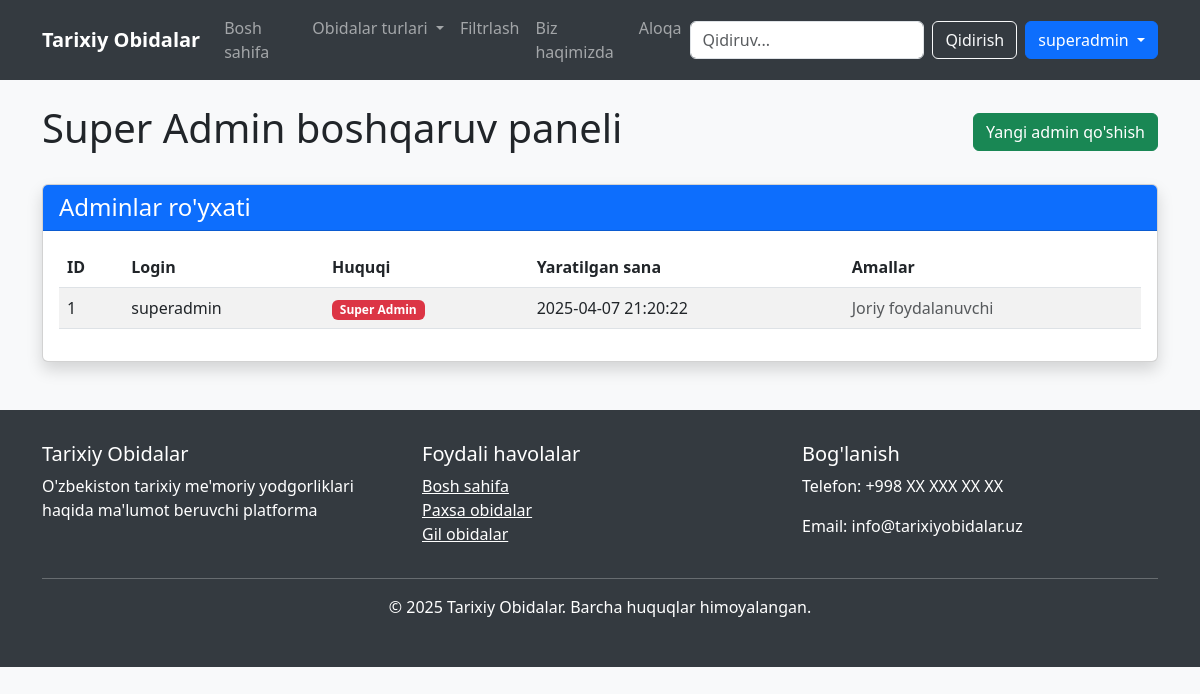
The app's page /superadmin (signed in) with its own data.
### tables this page shows
CREATE TABLE admins (
    id INTEGER PRIMARY KEY AUTOINCREMENT,
    username TEXT UNIQUE NOT NULL,
    password TEXT NOT NULL,
    is_superadmin BOOLEAN DEFAULT 0,
    created_at TIMESTAMP DEFAULT CURRENT_TIMESTAMP
);

### app.py (the view)
@app.route('/superadmin')
@superadmin_required
def superadmin_panel():
    conn = get_db_connection()
    admins = conn.execute('SELECT id, username, is_superadmin, created_at FROM admins').fetchall()
    conn.close()
    return render_template('admin/superadmin.html', admins=admins)

### app.py (called while the page is built)
def get_db_connection():
    conn = sqlite3.connect('obidalar.db')
    conn.row_factory = sqlite3.Row
    return conn

def superadmin_required(f):
    @wraps(f)
    def decorated_function(*args, **kwargs):
        if 'user_id' not in session or not session.get('is_superadmin'):
            flash('Bu sahifaga faqat super admin kirishi mumkin', 'danger')
            return redirect(url_for('index'))
        return f(*args, **kwargs)
    return decorated_function

### templates/admin/superadmin.html (shortened to what this page needs)
{% extends "base.html" %}
{% block content %}
<div class="container mt-4">
    <div class="d-flex justify-content-between align-items-center mb-4">
        <h1>Super Admin boshqaruv paneli</h1>
        <a href="{{ url_for('add_admin') }}" class="btn btn-success">
             Yangi admin qo'shish
        </a>
    </div>
    <div class="card shadow mb-4">
        <div class="card-header bg-primary text-white">
            <h4 class="mb-0">Adminlar ro'yxati</h4>
        </div>
        <div class="card-body">
            <div class="table-responsive">
                <table class="table table-striped table-hover">
                    <thead>
                        <tr>
                            <th>ID</th>
                            <th>Login</th>
                            <th>Huquqi</th>
                            <th>Yaratilgan sana</th>
                            <th>Amallar</th>
                        </tr>
                    </thead>
                    <tbody>
                        {% for admin in admins %}
                            <tr>
                                <td>{{ admin.id }}</td>
                                <td>{{ admin.username }}</td>
                                <td>
                                    <span class="badge bg-{{ 'danger' if admin.is_superadmin else 'primary' }}">
                                        {{ 'Super Admin' if admin.is_superadmin else 'Admin' }}
                                    </span>
                                </td>
                                <td>{{ admin.created_at }}</td>
                                <td>
                                    {% if not admin.id == session.user_id %}
                                        <button type="button" class="btn btn-sm btn-danger delete-admin-btn"
                                                data-admin-id="{{ admin.id }}"
                                                data-admin-name="{{ admin.username }}">
                                            <i class="bi bi-trash"></i> O'chirish
                                        </button>
                                    {% else %}
                                        <span class="text-muted">Joriy foydalanuvchi</span>
                                    {% endif %}
                                </td>
                            </tr>
                        {% else %}
                            <tr>
                                <td colspan="5" class="text-center">Adminlar ro'yxati bo'sh.</td>
                            </tr>
                        {% endfor %}
                    </tbody>
                </table>
            </div>
        </div>
    </div>
</div>
{% endblock %}

### templates/base.html (shortened to what this page needs)
<!DOCTYPE html>
<html lang="uz">
<head>
    <link href="https://cdn.jsdelivr.net/npm/bootstrap@5.3.0-alpha1/dist/css/bootstrap.min.css" rel="stylesheet">
</head>
<body>
    <nav class="navbar navbar-expand-lg navbar-dark sticky-top">
        <div class="container">
            <a class="navbar-brand" href="{{ url_for('index') }}">Tarixiy Obidalar</a>
            <div class="collapse navbar-collapse" id="navbarNav">
                <ul class="navbar-nav me-auto">
                    <li class="nav-item">
                        <a class="nav-link" href="{{ url_for('index') }}">Bosh sahifa</a>
                    </li>
                    <li class="nav-item dropdown">
                        <a class="nav-link dropdown-toggle" href="#" role="button" data-bs-toggle="dropdown">
                            Obidalar turlari
                        </a>
                    </li>
                    <li class="nav-item">
                        <a class="nav-link" href="{{ url_for('filtr') }}">Filtrlash</a>
                    </li>
                    <li class="nav-item">
                        <a class="nav-link" href="{{ url_for('biz_haqimizda') }}">Biz haqimizda</a>
                    </li>
                    <li class="nav-item">
                        <a class="nav-link" href="{{ url_for('aloqa') }}">Aloqa</a>
                    </li>
                </ul>
                <form class="d-flex me-2" action="{{ url_for('qidiruv') }}" method="get">
                    <input class="form-control me-2" type="search" name="q" placeholder="Qidiruv..."
                        aria-label="Search">
                    <button class="btn btn-outline-light" type="submit">Qidirish</button>
                </form>
                <div class="navbar-nav">
                    {% if session.get('user_id') %}
                    <div class="dropdown">
                        <button class="btn btn-primary dropdown-toggle" type="button" data-bs-toggle="dropdown">
                            {{ session.get('username') }}
                        </button>
                    </div>
                    {% else %}
                    <a class="btn btn-primary" href="{{ url_for('login') }}">Kirish</a>
                    {% endif %}
                </div>
            </div>
        </div>
    </nav>
    <main>
        {% block content %}{% endblock %}
    </main>
    <footer class="footer">
        <div class="container">
            <div class="row">
                <div class="col-md-4">
                    <h5>Tarixiy Obidalar</h5>
                    <p>O'zbekiston tarixiy me'moriy yodgorliklari haqida ma'lumot beruvchi platforma</p>
                </div>
                <div class="col-md-4">
                    <h5>Foydali havolalar</h5>
                    <ul class="list-unstyled">
                        <li><a href="{{ url_for('index') }}" class="text-white">Bosh sahifa</a></li>
                        <li><a href="{{ url_for('paxsa') }}" class="text-white">Paxsa obidalar</a></li>
                        <li><a href="{{ url_for('gil') }}" class="text-white">Gil obidalar</a></li>
                    </ul>
                </div>
                <div class="col-md-4">
                    <h5>Bog'lanish</h5>
                    <address>
                        <p>Telefon: +998 XX XXX XX XX</p>
                        <p>Email: info@tarixiyobidalar.uz</p>
                    </address>
                </div>
            </div>
            <hr>
            <div class="text-center">
                <p>© 2025 Tarixiy Obidalar. Barcha huquqlar himoyalangan.</p>
            </div>
        </div>
    </footer>
</body>
</html>

### templates/base.html (style rules this page uses)
body { font-family: 'Segoe UI', Tahoma, Geneva, Verdana, sans-serif; background-color: #f8f9fa; }
.navbar { background-color: #343a40; }
.navbar-brand { font-weight: bold; color: #fff; }
.card { transition: transform 0.3s; margin-bottom: 20px; box-shadow: 0 4px 8px rgba(0, 0, 0, 0.1); }
.footer { background-color: #343a40; color: white; padding: 2rem 0; margin-top: 3rem; }

### records on screen
admins: get "superadmin", id "1", username "superadmin", is_superadmin "Super Admin", created_at "2025-04-07 21:20:22", shows "Joriy foydalanuvchi"
